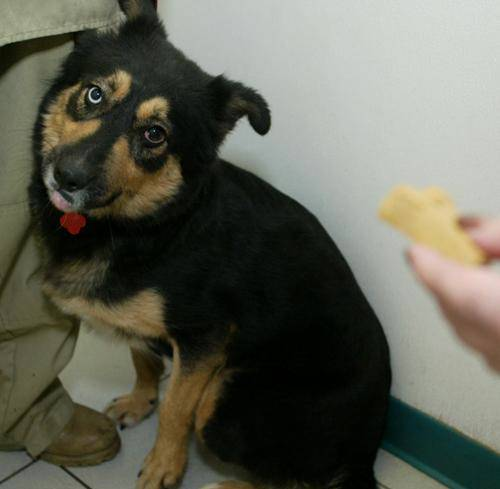
#> input picture firstimageclassifier/example.jpg, 500 x 489 px
$ python knn.py --dataset .
#> lines starting #> are read from the running program, lines starting #| are printed output that depends on the picture
### firstimageclassifier/datasets/simpledatasetloader.py
import numpy as np
import cv2
import os

class SimpleDatasetLoader:
    def __init__(self, preprocessors=None):
        self.preprocessors = preprocessors

        if self.preprocessors is None:
            self.preprocessors = []

    def load(self, imagePaths, verbose=-1):
#> called with verbose = 1000
        data = []
        labels = []

        for (i, imagePath) in enumerate(imagePaths):
            image = cv2.imread(imagePath)
#> image is the input picture: shape (489, 500, 3); mean B, G, R 85.1, 97.2, 96.5
            label = imagePath.split(os.path.sep)[-2]

            if self.preprocessors is not None:
                for p in self.preprocessors:
                    image = p.preprocess(image)
#> this loop made 1 pass
#> pass 1, in load, `image = p.preprocess(image)`:
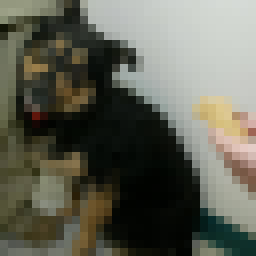
#> image: shape (32, 32, 3) (shown 8 times larger); mean B, G, R 85.1, 97.2, 96.5

            data.append(image)
            labels.append(label)

            if verbose > 0 and i > 0 and (i + 1) % verbose == 0:
                print("[INFO] processed {}/{}".format(i + 1, len(imagePaths)))

        return (np.array(data), np.array(labels))

### firstimageclassifier/preprocessing/simplepreprocessor.py
import cv2

class SimplePreprocessor:
    def __init__(self, width, height, inter=cv2.INTER_AREA):
        # store the target image width, height, and interpolation
        # method used when resizing
        self.width = width
        self.height = height
        self.inter = inter

    def preprocess(self, image):
        # resize the image to a fixed size, ignoring the aspect ratio
        return cv2.resize(image, (self.width, self.height), interpolation=self.inter)

### firstimageclassifier/knn.py
from sklearn.neighbors import KNeighborsClassifier
from sklearn.preprocessing import LabelEncoder
from sklearn.model_selection import train_test_split
from sklearn.metrics import classification_report
from preprocessing import simplepreprocessor as SimplePreprocessor
from datasets import simpledatasetloader as SimpleDatasetLoader
from imutils import paths
import argparse

ap = argparse.ArgumentParser()
ap.add_argument("-d", "--dataset", required=True, help="path to input dataset")
ap.add_argument("-k", "--neighbors", type=int, default=1, help="# of nearest neighbors for classification")
ap.add_argument("-j", "--jobs", type=int, default=1, help="# of jobs for k-NN distanceo (-1 uses all avialable cores)")
args = vars(ap.parse_args())

print("[INFO] loading images...")
imagePaths = list(paths.list_images(args["dataset"]))

sp = SimplePreprocessor.SimplePreprocessor(32, 32)
sdl = SimpleDatasetLoader.SimpleDatasetLoader(preprocessors=[sp])
(data, labels) = sdl.load(imagePaths, verbose=1000)
print(data.shape)
#| (1, 32, 32, 3)
data = data.reshape((data.shape[0], 3072))

print("[INFO] features matrix: {:.1f}MB".format(data.nbytes / (1024 * 1000.0)))
#| [INFO] features matrix: 0.0MB


le = LabelEncoder()
labels = le.fit_transform(labels)
#> labels = [0]

#> (the run stopped early here; a loop or call above may not have finished)
